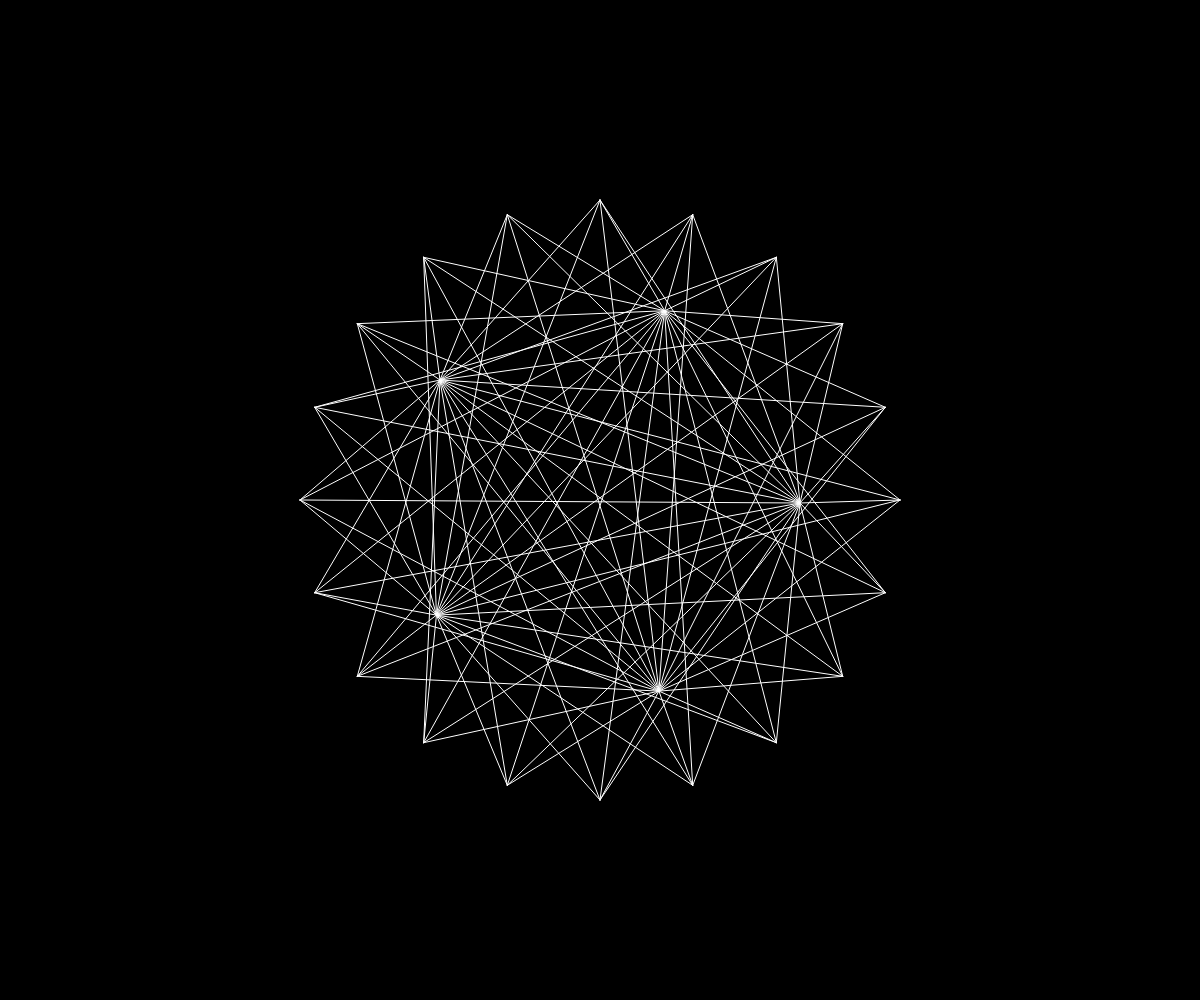
Frame 1 (no input)
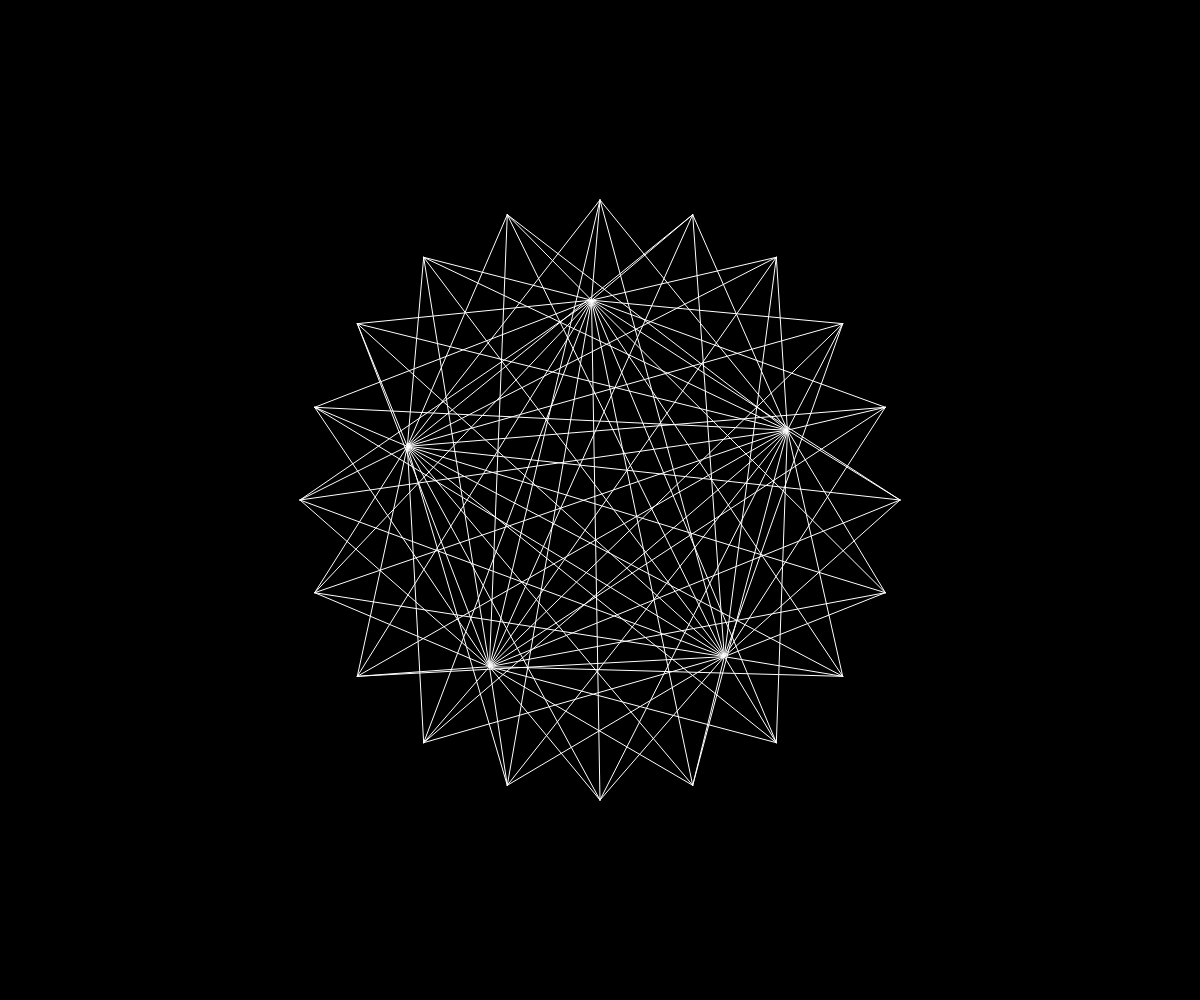
Frame 60 (no input)
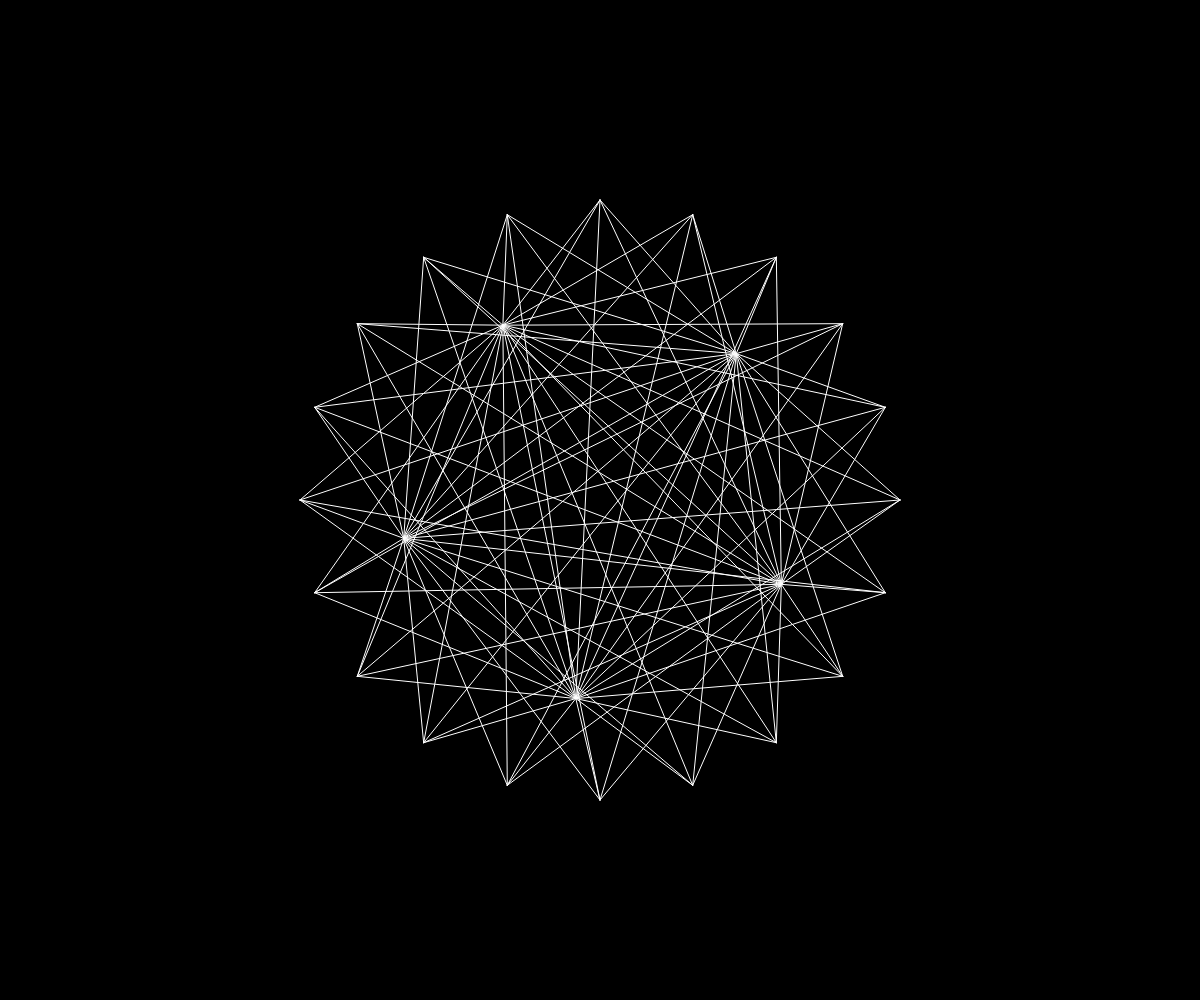
Frame 120 (the mouse pressed at the canvas centre since frame 60)

The p5.js sketch that drew these frames (run headless with seeded random() and noise() and a simulated clock; from frame 60 on, the mouse is pressed at the canvas centre):

// p5.js sketch
// ── sketch.js
let angle = 0;
let angle1 = 0;

function setup() {
  createCanvas(windowWidth, windowHeight);
}

function draw() {
  background(0);

  translate(width / 2, height / 2);

  bigCircle();
  littleCircle();
  lines();
}

function bigCircle() {
  let radius = width / 2;
  let pointCount = 20;

  for (let i = angle; i < TWO_PI; i += TWO_PI / pointCount) {
    let x = (radius / 2) * cos(i);
    let y = (radius / 2) * sin(i);

    stroke(255);
    point(x, y);
  }
}

function littleCircle() {
  let radius1 = width / 3;
  let pointCount1 = 5;

  for (let j = angle1; j < TWO_PI; j += TWO_PI / pointCount1) {
    let x1 = (radius1 / 2) * cos(j);
    let y1 = (radius1 / 2) * sin(j);

    stroke(255);
    point(x1, y1);

    angle1 += 0.003;
  }
}

function lines() {
  let radius1 = width / 3;
  let pointCount1 = 5;

  let radius = width / 2;
  let pointCount = 20;

  for (let i = angle; i < TWO_PI + angle; i += TWO_PI / pointCount) {
    for (let j = angle1; j < TWO_PI + angle1; j += TWO_PI / pointCount1) {
      let x = (radius / 2) * cos(i);
      let y = (radius / 2) * sin(i);

      let x1 = (radius1 / 2) * cos(j);
      let y1 = (radius1 / 2) * sin(j);

      strokeWeight(1);
      stroke(255);
      line(x, y, x1, y1);
    }
  }
}
